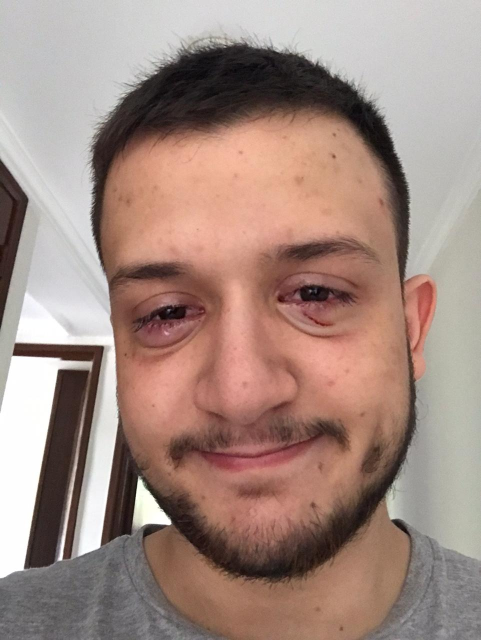
#> input picture imagenes/A1.jpeg, 962 x 1280 px (shown at 1/2 size)
$ jupyter execute punto11.ipynb
#> lines starting #> are read from the running program, lines starting #| are printed output that depends on the picture; long printed decimals are rounded
## Punto 11

[cell 1]
from skimage.transform import resize
from skimage import io
from skimage.color import rgb2gray
import matplotlib.pyplot as plt
import os
import numpy as np
from numpy import linalg as LA

[cell 2]
path = os.listdir('imagenes')
imagenes = {}
for file in path:
    if file =='.DS_Store' or file == 'fondo.JPG':
        continue
    img = io.imread('imagenes/'+file,as_gray=True)
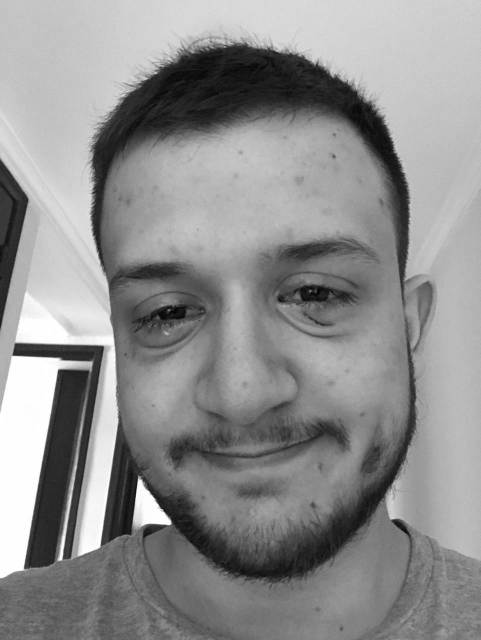
#> img: shape (1280, 962) float64 (shown at 1/2 size); min 0.0025, max 1, mean 0.56
#> pass 3 of the loop `for file in path:`:
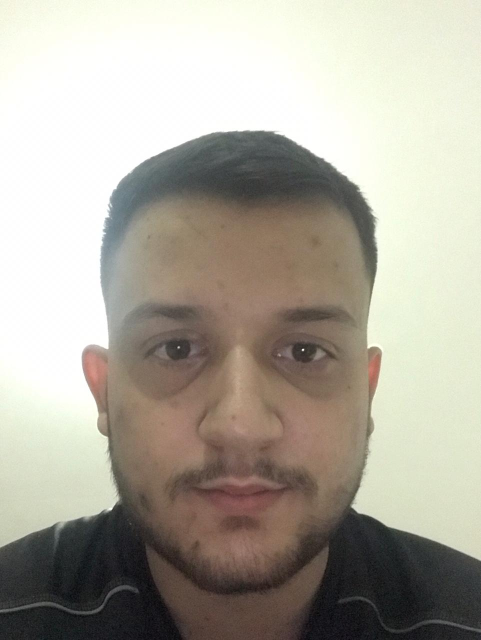
#> input picture imagenes/A3.jpeg, 962 x 1280 px (shown at 1/2 size)
#> `img = io.imread('imagenes/'+file,as_gray=True)`:
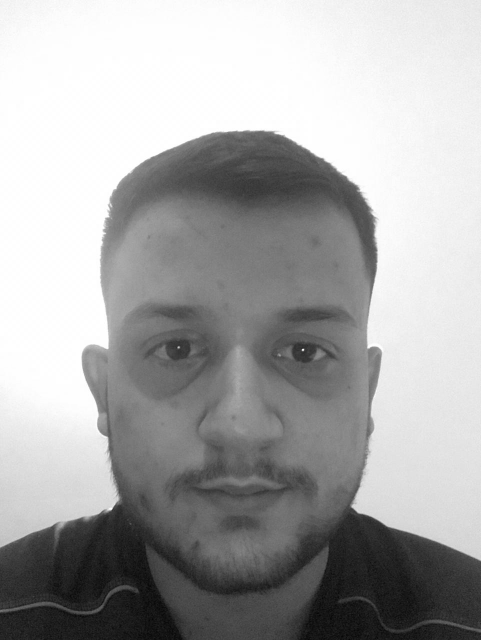
#> img: shape (1280, 962) float64 (shown at 1/2 size); min 0.000565, max 1, mean 0.662
#> the loop made 4 passes; the first 3 are shown
    imagenes[file[:2]] = resize(img, (700, 500), anti_aliasing=True)

[cell 3]
norm1 = {}
norm2 = {}
normInf = {}
normFro = {}
for ki,vi in imagenes.items():
    for kj, vj in imagenes.items():
        if ki == kj: continue
        norm1[f'{ki}_{kj}'] = LA.norm( vi - vj,1)
        norm2[f'{ki}_{kj}'] = LA.norm(vi - vj,2)
        normInf[f'{ki}_{kj}'] = LA.norm(vi - vj, np.inf)
        normFro[f'{ki}_{kj}'] =  LA.norm(vi - vj, 'fro')
#> this loop made 3 passes
#> ki on passes 1 to 3: 'A1', 'A2', 'A3'
#> after the loop, norm1 = {'A1_A2': 217.7, 'A1_A3': 288.1, 'A2_A1': 217.7, 'A2_A3': 301.8, 'A3_A1': 288.1, 'A3_A2': 301.8}; norm2 = {'A1_A2': 94.51, 'A1_A3': 137.8, 'A2_A1': 94.51, 'A2_A3': 183.9, 'A3_A1': 137.8, 'A3_A2': 183.9}; normFro = {'A1_A2': 152.5, 'A1_A3': 208.3, 'A2_A1': 152.5, 'A2_A3': 228.6, 'A3_A1': 208.3, 'A3_A2': 228.6}; normInf = {'A1_A2': 166.3, 'A1_A3': 271.4, 'A2_A1': 166.3, 'A2_A3': 305, 'A3_A1': 271.4, 'A3_A2': 305}

[cell 4]
def promedios(norm2,normInf,normFro,norm1,individuo):
#> called with individuo = 'C'
    acumN2 = 0
    acumN1 = 0
    acumNInf = 0
    acumNFro = 0
    for key in norm2.keys():
        if key.startswith(individuo):
            acumN2 += norm2[key]
            acumN1 += norm1[key]
            acumNInf += normInf[key]
            acumNFro += normFro[key]
#> this loop made 6 passes
#> after the loop, acumN1 = 0; acumN2 = 0; acumNFro = 0; acumNInf = 0

    promN2 = acumN2/64
#> promN2 = 0
    promN1 = acumN1/64
#> promN1 = 0
    promNInf = acumNInf/64
#> promNInf = 0
    promNFro = acumNFro/64
#> promNFro = 0

    return promN2, promN1, promNInf, promNFro

C = promedios(norm2,normInf,normFro,norm1,'C')
#> C = (0, 0, 0, 0)
N = promedios(norm2,normInf,normFro,norm1,'N')
#> the loop in promedios (call 2), `for key in norm2.keys():` made 6 passes
#> N = (0, 0, 0, 0)
D = promedios(norm2,normInf,normFro,norm1,'D')
#> D = (0, 0, 0, 0)
A = promedios(norm2,normInf,normFro,norm1,'A')
#> A = (13.01, 25.24, 23.21, 18.42)

[cell 5]
print(C)
#| (0.0, 0.0, 0.0, 0.0)
print(N)
#| (0.0, 0.0, 0.0, 0.0)
print(D)
#| (0.0, 0.0, 0.0, 0.0)
print(A)
#| (13.007, 25.239, 23.209, 18.418)

[cell 6]
print("El mas tipico segun la norma 1: ",[C[1],N[1],D[1],A[1]].index(min(C[1],N[1],D[1],A[1])))
#| El mas tipico segun la norma 1:  0
print("El mas tipico segun la norma 2: ",[C[0],N[0],D[0],A[0]].index(min(C[0],N[0],D[0],A[0])))
#| El mas tipico segun la norma 2:  0
print("El mas tipico segun la norma Infinita: ",[C[2],N[2],D[2],A[2]].index(min(C[2],N[2],D[2],A[2])))
#| El mas tipico segun la norma Infinita:  0
print("El mas tipico segun la norma Frobenius: ",[C[3],N[3],D[3],A[3]].index(min(C[3],N[3],D[3],A[3])))
#| El mas tipico segun la norma Frobenius:  0
